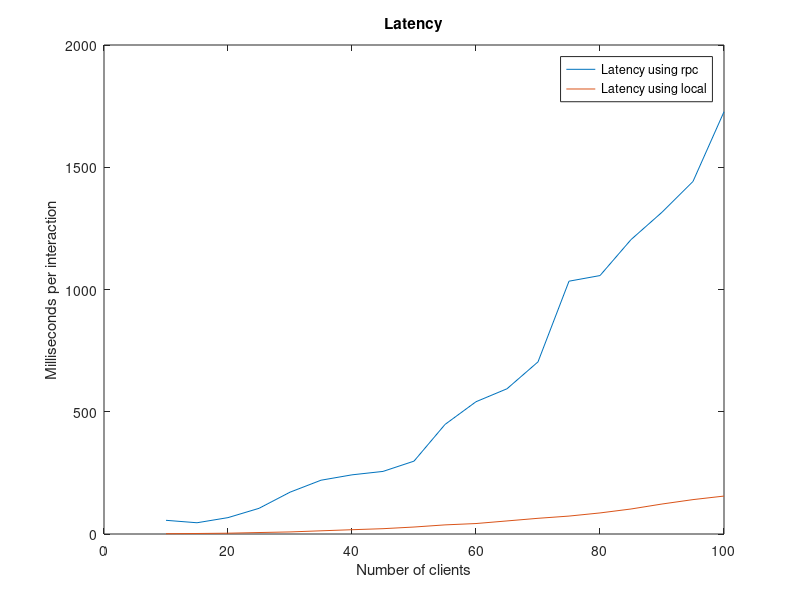
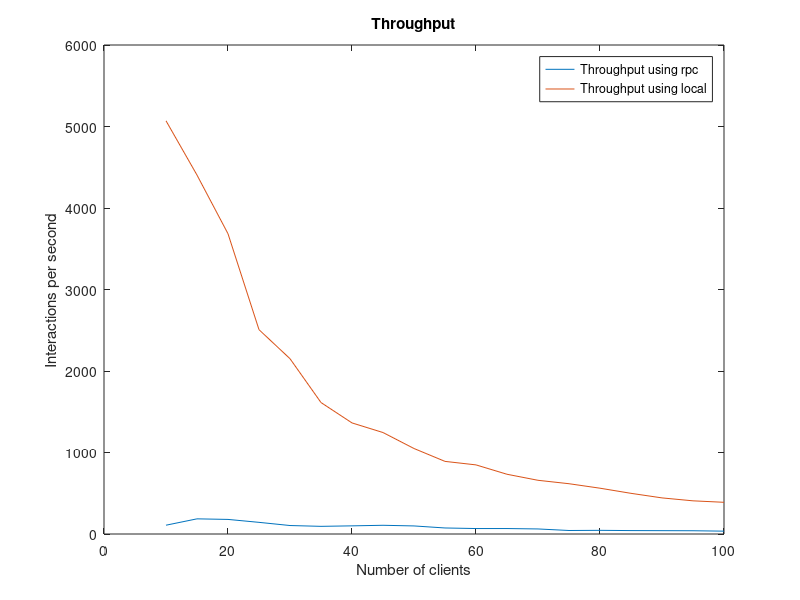

Recreate these plots in MATLAB, in order.
clear;
close all;
numThreads = 10:5:100;
rpcThroughput =[108 186 179 143 104 94 100 107 99 74 67 67 62 43 45 42 41 40 35];
rpcLatency = [56 46 67 105 171 220 242 256 298 448 541 594 704 1034 1057 1204 1316 1442 1727];
localThroughput = [5070 4404 3684 2507 2151 1613 1363 1245 1049 891 848 733 659 617 562 499 443 407 389];
localLatency = [1.197 2.068 3.301 5.994 8.501 13.068 17.555 21.746 28.534 37.296 42.805 53.476 64.198 73.309 86.173 102.294 122.642 140.680 155.156];


figure
plot(numThreads, rpcLatency, numThreads, localLatency);
legend('Latency using rpc','Latency using local');
xlabel('Number of clients');
ylabel('Milliseconds per interaction');
title('Latency');

figure
plot(numThreads, rpcThroughput, numThreads, localThroughput);
legend('Throughput using rpc','Throughput using local');
xlabel('Number of clients');
ylabel('Interactions per second');
title('Throughput');

